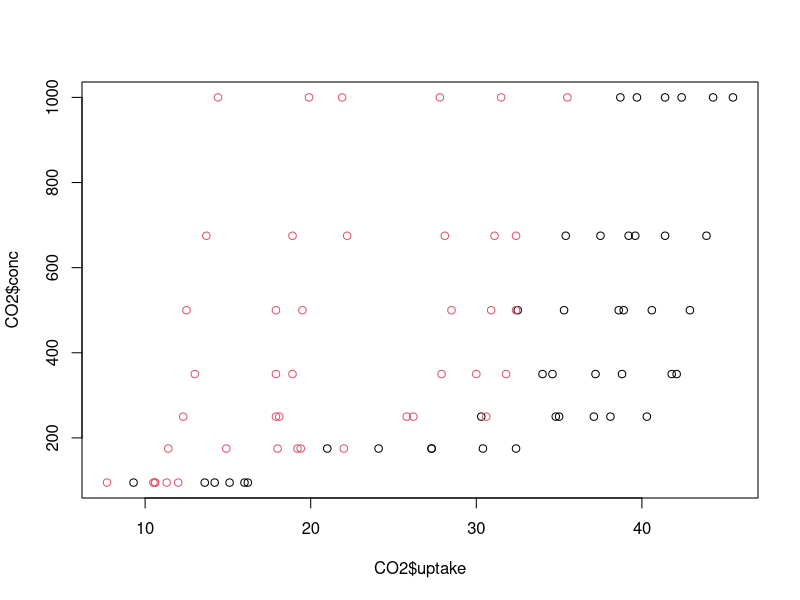

Generate this figure with R: (Note: this script raises an error after producing the figure.)
## ---- chunk 1
# Write your answer here
?sample
## ---- chunk 2
# Write your answer here
coeffs <-sample(-20:20, 3, replace = TRUE)
## ---- chunk 3
# Write your answer here
class(coeffs)
## ---- chunk 4
# Write your answer here
a <- coeffs[1]
b <- coeffs[2]
c <- coeffs[3]
## ---- chunk 5
# Write your answer here
b^2 - 4*a*c
## ---- chunk 6
# Write your answer here
min(CO2$conc)
max(CO2$conc)
## ---- chunk 7
# Write your answer here
CO2$conc_L <- CO2$conc/1000
names(CO2)
## ---- chunk 8
# Write your answer here
plot(CO2$uptake, CO2$conc, col=CO2$Type)
## ---- chunk 9
# Write your answer here
sub <- filter(CO2, Type=='Quebec', conc >= 675)
## ---- chunk 10
# Write your answer here
sub %>% mutate(uptake_min = uptake * 60)
## ---- chunk 11
# Write your answer here
CO2 %>% filter(conc>=500) %>% group_by(Type, Treatment, conc) %>% summarize(med_uptake = median(uptake))
## ---- chunk 12
# Write your answer here
CO2 %>% group_by(Type, Treatment, conc) %>% tally()
